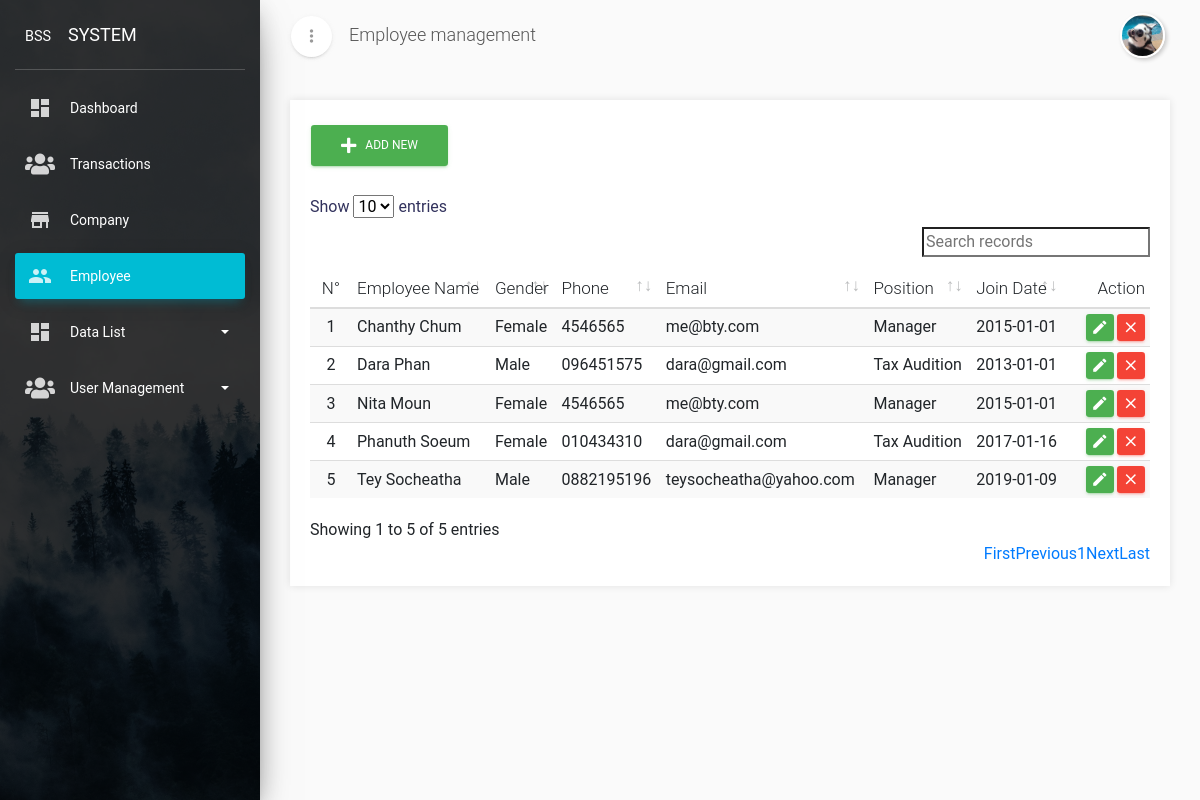
The app's page /employees/index.php (signed in) with its own data.
### tables this page shows
CREATE TABLE `tbl_main_menu` (
  `mm_id` int(11) NOT NULL,
  `mm_name` char(50) NOT NULL,
  `mm_icon` char(50) NOT NULL,
  `mm_directory` char(50) NOT NULL,
  `mm_index_order` tinyint(4) NOT NULL
);

CREATE TABLE `tbl_employee` (
  `em_id` int(11) NOT NULL,
  `em_name` varchar(255) NOT NULL,
  `em_gender` char(6) NOT NULL,
  `em_phone` varchar(255) NOT NULL,
  `em_email` varchar(255) NOT NULL,
  `em_position` varchar(255) NOT NULL,
  `em_join_date` date NOT NULL,
  `em_status` int(11) NOT NULL,
  `em_description` text NOT NULL,
  `created_by` int(11) NOT NULL,
  `updated_by` int(11) NOT NULL,
  `created_at` timestamp NOT NULL DEFAULT CURRENT_TIMESTAMP,
  `updated_at` timestamp NOT NULL DEFAULT '0000-00-00 00:00:00' ON UPDATE CURRENT_TIMESTAMP
);

### employees/index.php (the view, shortened to what this page needs)
<?php
	include('../config/key.php');
	$m = 'Employee';
	include('../layout/header.php');
	if (@$_GET['action']=='add') {
		include('create.php');
	}else{
		$query = $db->query("SELECT * FROM tbl_employee ORDER BY em_name");
		if ($query->num_rows > 0) {
			$tbody ='';
			$i =1;
			while ($employee = $query->fetch_object()) {
				$tbody .='<tr>
					<td class="text-center">'.$i.'</td>
					<td>'.$employee->em_name.'</td>
					<td>'.$employee->em_gender.'</td>
					<td>'.$employee->em_phone.'</td>
					<td>'.$employee->em_email.'</td>
					<td>'.$employee->em_position.'</td>
					<td>'.$employee->em_join_date.'</td>
					<td class="td-actions text-right">
						<a href="?action=edit&id='.$employee->em_id.'" class="btn btn-success" title="Edit">
								<i class="material-icons">edit</i>
						</a>
						<button type="button" onclick="getId('.$employee->em_id.')" data-toggle="modal" data-target="#deleteModal" class="btn btn-danger" title="Delete">
							<i class="material-icons">close</i>
						</button>
					</td>
				</tr>';
				$i++;
			}
		}
		include('show.php');
	}
	include('../layout/footer.php');
?>

### layout/sidenav.php (shortened to what this page needs)
<div class="sidebar" data-color="azure" data-background-color="black" data-image="<?=@BASE?>dist/img/sidenav4.jpg">
	<div class="logo">
		<a href="<?=@BASE?>" class="simple-text logo-mini">
			<small>BSS</small>
		</a>
		<a href="<?=@BASE?>	" class="simple-text logo-normal">
			SYSTEM
		</a>
	</div>
	<div class="sidebar-wrapper">
		<ul class="nav">
	    <?php
	        $v_get_menu = $db->query("SELECT A.*,COUNT(A.mm_id) AS sum_left_menu,
	        	(SELECT COUNT(*) FROM tbl_left_menu WHERE lm_main_menu=A.mm_id) as count_left_menu_exist
	        	FROM tbl_main_menu AS A
	            INNER JOIN tbl_left_menu AS B ON B.lm_main_menu=A.mm_id
	            INNER JOIN tbl_permission AS C ON C.p_module=B.lm_id
	            INNER JOIN users AS E ON E.u_role_id=C.p_position
	            WHERE E.id=".UID."
	            AND C.p_view='1'
	            GROUP BY A.mm_id
	            ORDER BY mm_index_order ASC");
	        while ($row_menu = mysqli_fetch_object($v_get_menu)) {
	            if($row_menu->sum_left_menu>1 OR $row_menu->count_left_menu_exist>1){
	            	echo '<li class="nav-item ">
												<a class="nav-link" data-toggle="collapse" href="#drop-'.$row_menu->mm_id.'">
													'.$row_menu->mm_icon.'
													<p>'.$row_menu->mm_name.'
														<b class="caret"></b>
													</p>
												</a>
												<div class="collapse '.((@$m==$row_menu->mm_name)?('show'):('')).'" id="drop-'.$row_menu->mm_id.'">
													<ul class="nav">';
								echo '</ul>
								</div>
							</li>';
	            }else{
		            echo '<li class="nav-item '.(($m==$row_menu->mm_name)?('active'):('')).'">
												<a class="nav-link" href="'.@BASE.$row_menu->mm_directory.'">
													'.$row_menu->mm_icon.'
													<p>'.$row_menu->mm_name.'</p>
												</a>
											</li>';
	            }
	        }
    	?>
		</ul>
	</div>
</div>

### records on screen
tbl_main_menu: mm_name "Dashboard"
tbl_main_menu: mm_name "Transactions"
tbl_main_menu: mm_name "Company"
tbl_main_menu: mm_name "Employee"
tbl_main_menu: mm_name "Data List"
tbl_main_menu: mm_name "User Management"
tbl_employee: em_name "Chanthy Chum", em_gender "Female", em_phone "4546565", em_email "me@bty.com", em_position "Manager", em_join_date "2015-01-01"
tbl_employee: em_name "Dara Phan", em_gender "Male", em_phone "096451575", em_email "dara@gmail.com", em_position "Tax Audition", em_join_date "2013-01-01"
tbl_employee: em_name "Nita Moun", em_gender "Female", em_phone "4546565", em_email "me@bty.com", em_position "Manager", em_join_date "2015-01-01"
tbl_employee: em_name "Phanuth Soeum", em_gender "Female", em_phone "010434310", em_email "dara@gmail.com", em_position "Tax Audition", em_join_date "2017-01-16"
tbl_employee: em_name "Tey Socheatha", em_gender "Male", em_phone "0882195196", em_email "teysocheatha@yahoo.com", em_position "Manager", em_join_date "2019-01-09"
